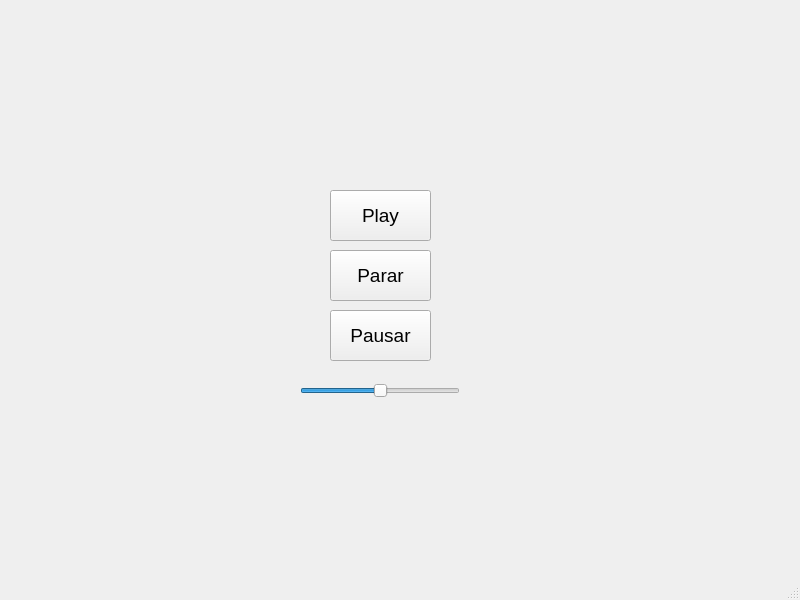
<?xml version="1.0" encoding="UTF-8"?>
<ui version="4.0">
 <class>MainWindow</class>
 <widget class="QMainWindow" name="MainWindow">
  <property name="geometry">
   <rect>
    <x>0</x>
    <y>0</y>
    <width>800</width>
    <height>600</height>
   </rect>
  </property>
  <property name="windowTitle">
   <string>MainWindow</string>
  </property>
  <widget class="QWidget" name="centralwidget">
   <widget class="QPushButton" name="pushButton_play">
    <property name="geometry">
     <rect>
      <x>330</x>
      <y>190</y>
      <width>101</width>
      <height>51</height>
     </rect>
    </property>
    <property name="font">
     <font>
      <pointsize>14</pointsize>
     </font>
    </property>
    <property name="text">
     <string>Play</string>
    </property>
   </widget>
   <widget class="QPushButton" name="pushButton_parar">
    <property name="geometry">
     <rect>
      <x>330</x>
      <y>250</y>
      <width>101</width>
      <height>51</height>
     </rect>
    </property>
    <property name="font">
     <font>
      <pointsize>14</pointsize>
     </font>
    </property>
    <property name="text">
     <string>Parar</string>
    </property>
   </widget>
   <widget class="QPushButton" name="pushButton_pausar">
    <property name="geometry">
     <rect>
      <x>330</x>
      <y>310</y>
      <width>101</width>
      <height>51</height>
     </rect>
    </property>
    <property name="font">
     <font>
      <pointsize>14</pointsize>
     </font>
    </property>
    <property name="text">
     <string>Pausar</string>
    </property>
   </widget>
   <widget class="QSlider" name="horizontalSlider_volume">
    <property name="geometry">
     <rect>
      <x>300</x>
      <y>380</y>
      <width>160</width>
      <height>22</height>
     </rect>
    </property>
    <property name="maximum">
     <number>100</number>
    </property>
    <property name="value">
     <number>50</number>
    </property>
    <property name="orientation">
     <enum>Qt::Horizontal</enum>
    </property>
   </widget>
  </widget>
  <widget class="QMenuBar" name="menubar">
   <property name="geometry">
    <rect>
     <x>0</x>
     <y>0</y>
     <width>800</width>
     <height>21</height>
    </rect>
   </property>
  </widget>
  <widget class="QStatusBar" name="statusbar"/>
 </widget>
 <resources/>
 <connections/>
</ui>
